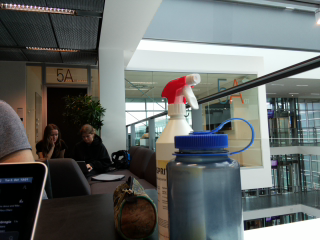
#> input picture thymio/cv/example_image.png, 320 x 240 px
$ jupyter execute --allow-errors checking_the_image.ipynb
#> lines starting #> are read from the running program, lines starting #| are printed output that depends on the picture; after the words box and inside, x2 and y2 are one past the last pixel; in counts of white or black regions, pixels touching at a corner belong together
[cell 1]
# reference: https://realpython.com/python-opencv-color-spaces/

# imports
import cv2
import numpy as np
import matplotlib.pyplot as plt
from matplotlib.colors import hsv_to_rgb
import time

[cell 2]
my_picture = cv2.imread('example_image.png')
#> my_picture is the input picture: shape (240, 320, 3); mean B, G, R 101.9, 103.8, 99.6
#my_picture = cv2.cvtColor(my_picture, cv2.COLOR_BGR2RGB)
my_picture_hsv = cv2.cvtColor(my_picture, cv2.COLOR_BGR2HSV)
#> my_picture_hsv: shape (240, 320, 3); mean H, S, V 66.1, 62.8, 110.5
plt.imshow(my_picture_hsv[:,:,0])
#print(my_picture_hsv[0,:])
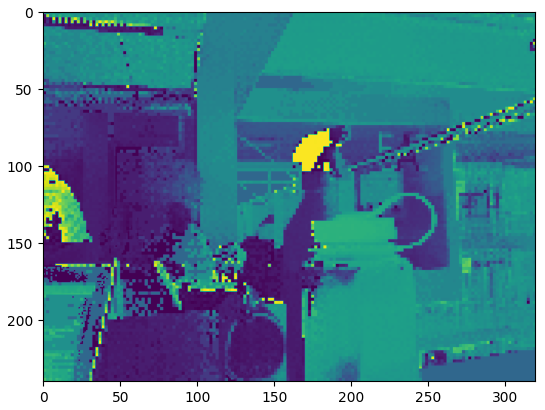
#> figure drawn by matplotlib, 1 panel

[cell 3]
my_picture = cv2.imread('example_image.png')
#my_picture = cv2.cvtColor(my_picture, cv2.COLOR_BGR2RGB)
start = time.time()
my_picture_hsv = cv2.cvtColor(my_picture, cv2.COLOR_BGR2HSV)

input_hsv = my_picture_hsv
kernel = np.ones((8,8), np.uint8)

# lower mask (0-10)
lower_red = np.array([0,50,50])
upper_red = np.array([10,255,255])
mask0 = cv2.inRange(input_hsv, lower_red, upper_red)
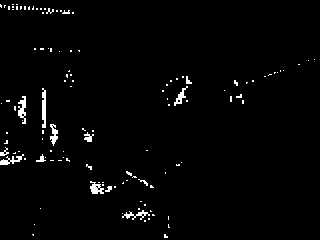
#> mask0: shape (240, 320); 1.9% white in thin lines or dots

# upper mask (170-180)
lower_red = np.array([170,50,50])
upper_red = np.array([180,255,255])
mask1 = cv2.inRange(input_hsv, lower_red, upper_red)
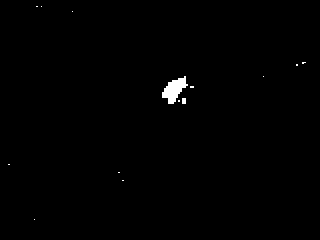
#> mask1: shape (240, 320); 0.57% white; 14 white regions (12 under 20 px), largest, box (x1, y1, x2, y2) and area: (162, 76, 188, 104) 380, (182, 98, 186, 104) 24

# join my masks
red_mask = mask0+mask1
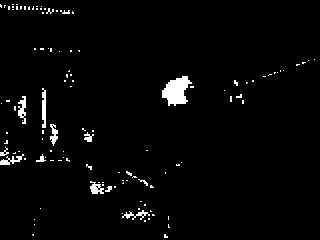
#> red_mask: shape (240, 320); 2.5% white; 117 white regions (103 under 20 px), largest, box (x1, y1, x2, y2) and area: (162, 76, 192, 106) 558, (42, 88, 46, 128) 140, (18, 96, 26, 124) 132
red_mask = cv2.threshold(red_mask, 1, 255, cv2.THRESH_BINARY)[1]
red_mask = cv2.morphologyEx(red_mask, cv2.MORPH_OPEN, kernel)
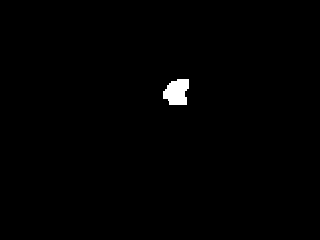
#> red_mask: shape (240, 320); 0.68% white; 1 white region, box (x1, y1, x2, y2) and area: (163, 79, 189, 105) 522

# blue
lower_blue = np.array([110,50,50])
upper_blue = np.array([130,255,255])
blue_mask = cv2.inRange(input_hsv, lower_blue, upper_blue)
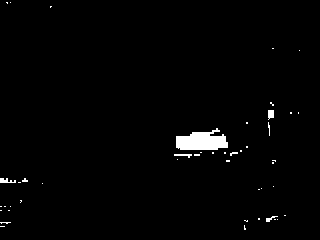
#> blue_mask: shape (240, 320); 1.5% white; 46 white regions (41 under 20 px), largest, box (x1, y1, x2, y2) and area: (176, 128, 228, 150) 797, (0, 178, 16, 183) 52, (268, 110, 274, 120) 50, (174, 154, 192, 158) 40, (266, 216, 278, 222) 30
blue_mask = cv2.threshold(blue_mask, 1, 255, cv2.THRESH_BINARY)[1]
blue_mask = cv2.morphologyEx(blue_mask, cv2.MORPH_OPEN, kernel)
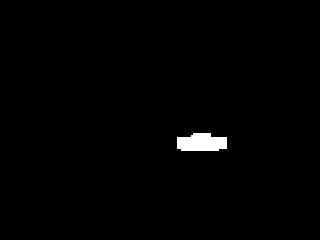
#> blue_mask: shape (240, 320); 0.98% white; 1 white region, box (x1, y1, x2, y2) and area: (177, 133, 227, 151) 752

# green
lower_green = np.array([50,50,50])
upper_green = np.array([70,255,255])
green_mask = cv2.inRange(input_hsv, lower_green, upper_green)
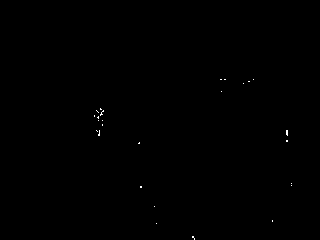
#> green_mask: shape (240, 320); 0.1% white in thin lines or dots, all inside (x1, y1, x2, y2) = (94, 79, 292, 240)
green_mask = cv2.threshold(green_mask, 1, 255, cv2.THRESH_BINARY)[1]
green_mask = cv2.morphologyEx(green_mask, cv2.MORPH_OPEN, kernel)
#> green_mask: shape (240, 320); every value is 0

# yellow
lower_yellow = np.array([25,50,50])
upper_yellow = np.array([35,255,255])
yellow_mask = cv2.inRange(input_hsv, lower_yellow, upper_yellow)
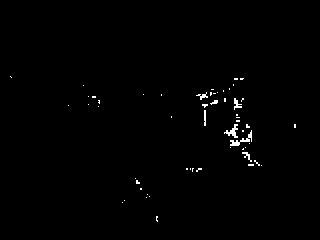
#> yellow_mask: shape (240, 320); 0.74% white in thin lines or dots, all inside (x1, y1, x2, y2) = (10, 76, 296, 222)
yellow_mask = cv2.threshold(yellow_mask, 1, 255, cv2.THRESH_BINARY)[1]
yellow_mask = cv2.morphologyEx(yellow_mask, cv2.MORPH_OPEN, kernel)

print(f'this took {time.time() - start} seconds') # 0.00842... so we could run it almost every frame

masks = {'yellow': yellow_mask, 'green': green_mask, 'blue': blue_mask, 'red':red_mask}
for key, mask in masks.items():
    if np.sum(mask[:]) > 20:
        print(f'I saw {key}')
#> this loop made 4 passes
#> key on passes 1 to 4: 'yellow', 'green', 'blue', 'red'
#| I saw blue
#| I saw red

plt.figure(figsize=(8, 10), dpi=80)
plt.subplot(3, 2, 1)
plt.imshow(my_picture)
plt.title('orig')

plt.subplot(3, 2, 3)
plt.imshow(red_mask)
plt.title('red')

plt.subplot(3, 2, 4)
plt.imshow(blue_mask)
plt.title('blue')

plt.subplot(3, 2, 5)
plt.imshow(yellow_mask)
plt.title('yellow')

plt.subplot(3, 2, 6)
plt.imshow(green_mask)
plt.title('green')
#> figure, not shown here; B, G, R data is drawn as R, G, B

[cell 4]
# getting the centroid of the blobs
start = time.time()
M = cv2.moments(yellow_mask)
#> M = moments, m00 0

# calculate x,y coordinate of center
if not round(M["m10"]):
    print('test')
    pass
cX = int(M["m10"] / (M["m00"]+ 0.001)) #/ blue_mask.shape[0]
#> cX = 0
#> (the rest of this cell did not finish here and is left out)
